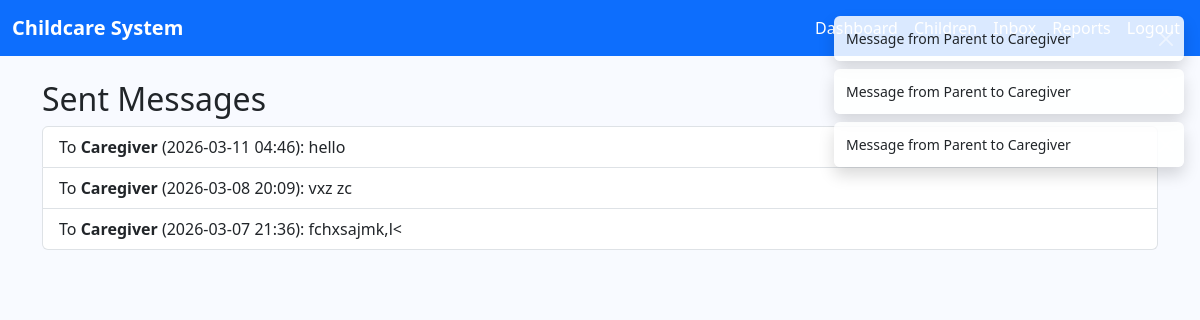
/sent/ (signed in), run on the app's committed database.
### core/models.py (models this page shows, shortened)
class Message(models.Model):
    sender = models.ForeignKey(
        settings.AUTH_USER_MODEL,
        on_delete=models.CASCADE,
        related_name='sent_messages'
    )
    recipient = models.ForeignKey(
        settings.AUTH_USER_MODEL,
        on_delete=models.CASCADE,
        related_name='received_messages'
    )
    content = models.TextField()
    created_at = models.DateTimeField(auto_now_add=True)
    def __str__(self):
        return f"Message from {self.sender.username} to {self.recipient.username}"

class User(AbstractUser):
    ROLE_CHOICES = (
        ('ADMIN', 'Administrator'),
        ('CAREGIVER', 'Caregiver'),
        ('PARENT', 'Parent'),
    )
    role = models.CharField(max_length=15, choices=ROLE_CHOICES, default='PARENT')

### core/views.py (the view)
# urls.py: path('sent/', views.sent_messages, name='sent_messages'),
@login_required
def sent_messages(request):
    messages_qs = Message.objects.filter(sender=request.user).order_by('-created_at')
    return render(request, 'sent_messages.html', {'messages': messages_qs})

### core/templates/sent_messages.html (shortened to what this page needs)
{% extends 'base.html' %}
{% block content %}
<h2>Sent Messages</h2>
<ul class="list-group">
    {% for msg in messages %}
    <li class="list-group-item">
        To <strong>{{ msg.recipient.username }}</strong> ({{ msg.created_at|date:"Y-m-d H:i" }}): {{ msg.content }}
    </li>
    {% empty %}
    <li class="list-group-item text-muted">No sent messages.</li>
    {% endfor %}
</ul>
{% endblock %}

### core/templates/base.html (shortened to what this page needs)
<!DOCTYPE html>
<html lang="en">
<head>
    <link href="https://cdn.jsdelivr.net/npm/bootstrap@5.3.2/dist/css/bootstrap.min.css" rel="stylesheet">
</head>
<body>
    <nav class="navbar navbar-expand-lg navbar-dark mb-4">
        <div class="container-fluid">
            <a class="navbar-brand fw-bold text-white" href="{% url 'home' %}">Childcare System</a>
            <div class="collapse navbar-collapse">
                <ul class="navbar-nav ms-auto">
                    {% if user.is_authenticated %}
                        <li class="nav-item"><a class="nav-link text-white" href="{% url 'dashboard' %}">Dashboard</a></li>
                        <li class="nav-item"><a class="nav-link text-white" href="{% url 'child_list' %}">Children</a></li>
                        <li class="nav-item"><a class="nav-link text-white" href="{% url 'inbox' %}">Inbox</a></li>
                        <li class="nav-item"><a class="nav-link text-white" href="{% url 'reporting_summary' %}">Reports</a></li>
                        <li class="nav-item"><a class="nav-link text-white" href="{% url 'logout' %}">Logout</a></li>
                    {% else %}
                        <li class="nav-item"><a class="nav-link text-white" href="{% url 'login' %}">Login</a></li>
                        <li class="nav-item"><a class="nav-link text-white" href="{% url 'register' %}">Register</a></li>
                    {% endif %}
                </ul>
            </div>
        </div>
    </nav>
    {% if messages %}
    <div aria-live="polite" aria-atomic="true" class="position-relative">
        <div class="toast-container position-fixed top-0 end-0 p-3">
            {% for message in messages %}
            <div class="toast align-items-center text-bg-{{ message.tags }} border-0 mb-2 shadow" role="alert" aria-live="assertive" aria-atomic="true">
                <div class="d-flex">
                    <div class="toast-body">{{ message }}</div>
                    <button type="button" class="btn-close btn-close-white me-2 m-auto" data-bs-dismiss="toast"></button>
                </div>
            </div>
            {% endfor %}
        </div>
    </div>
    {% endif %}
    <div class="container">
        {% block content %}{% endblock %}
    </div>
</body>
</html>

### core/templates/base.html (style rules this page uses)
body { background-color: #f8faff; }
.navbar { background-color: #0d6efd; }

### data on the page
Message: sender+recipient "Message from Parent to Caregiver", recipient.username "Caregiver", created_at "2026-03-11 04:46", content "hello"
Message: sender+recipient "Message from Parent to Caregiver", recipient.username "Caregiver", created_at "2026-03-08 20:09", content "vxz zc"
Message: sender+recipient "Message from Parent to Caregiver", recipient.username "Caregiver", created_at "2026-03-07 21:36", content "fchxsajmk,l<"
